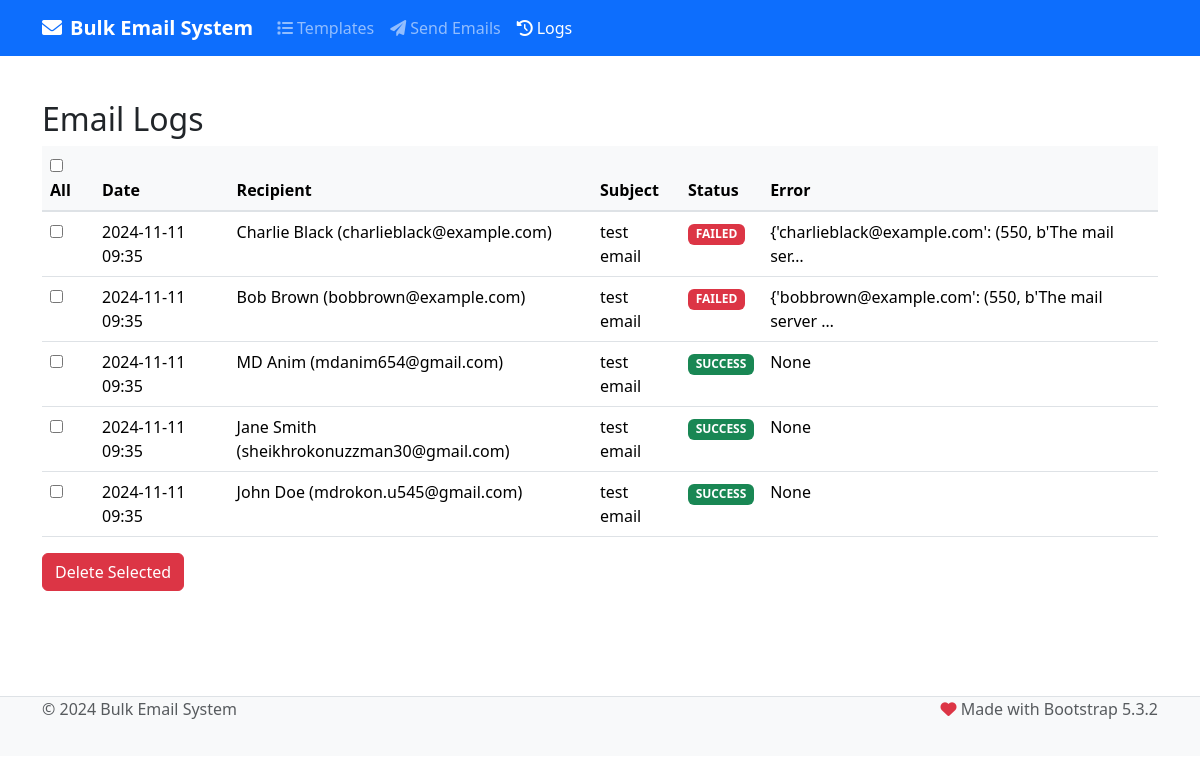
The page /logs/ on the database as committed earlier.
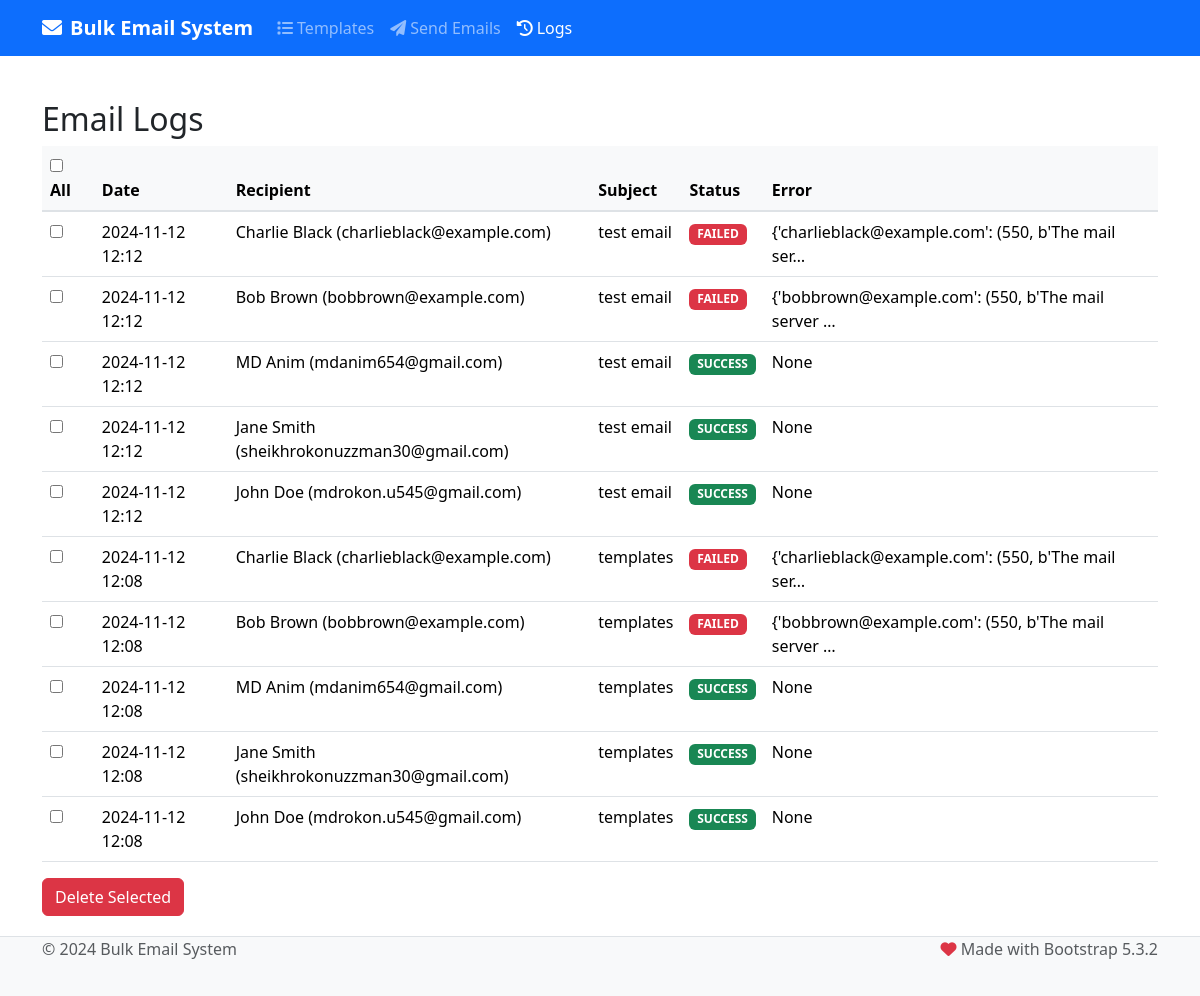
The same page on the database as committed later.
### main/models.py (models this page shows)
class EmailLog(models.Model):
    subject = models.CharField(max_length=200)
    recipient_email = models.EmailField()
    recipient_name = models.CharField(max_length=100)
    body = models.TextField()
    sent_at = models.DateTimeField(auto_now_add=True)
    status = models.CharField(max_length=20, choices=[
        ('SUCCESS', 'Success'),
        ('FAILED', 'Failed')
    ])
    error_message = models.TextField(null=True, blank=True)

### main/views.py (the view)
# urls.py: path('logs/', views.email_logs, name='email_logs'),
def email_logs(request):
    logs = EmailLog.objects.all().order_by('-sent_at')
    return render(request, 'emails/email_logs.html', {'logs': logs})

### main/templates/emails/email_logs.html (shortened to what this page needs)
{% extends 'base.html' %}
{% block content %}
<div class="container mt-4">
    <h2>Email Logs</h2>
    <form method="post" action="{% url 'delete_selected_email_logs' %}">
        <table class="table">
            <thead>
                <tr>
                    <th><input type="checkbox" id="select_all"> All</th>
                    <th>Date</th>
                    <th>Recipient</th>
                    <th>Subject</th>
                    <th>Status</th>
                    <th>Error</th>
                </tr>
            </thead>
            <tbody>
                {% for log in logs %}
                <tr>
                    <td><input type="checkbox" name="log_ids" value="{{ log.id }}"></td>
                    <td>{{ log.sent_at|date:"Y-m-d H:i" }}</td>
                    <td>{{ log.recipient_name }} ({{ log.recipient_email }})</td>
                    <td>{{ log.subject }}</td>
                    <td>
                        <span class="badge {% if log.status == 'SUCCESS' %}bg-success{% else %}bg-danger{% endif %}">
                            {{ log.status }}
                        </span>
                    </td>
                    <td>{{ log.error_message|truncatechars:50 }}</td>
                </tr>
                {% endfor %}
            </tbody>
        </table>
        <button type="submit" class="btn btn-danger">Delete Selected</button>
    </form>
</div>
{% endblock %}

Rows that differ between the two databases and show on the page:
removed EmailLog: sent_at "2024-11-11 09:35", recipient_name "Charlie Black", recipient_email "charlieblack@example.com", subject "test email", status "FAILED", error_message "{'charlieblack@example.com': (550, b'The mail ser…"
removed EmailLog: sent_at "2024-11-11 09:35", recipient_name "Bob Brown", recipient_email "bobbrown@example.com", subject "test email", status "FAILED", error_message "{'bobbrown@example.com': (550, b'The mail server …"
removed EmailLog: sent_at "2024-11-11 09:35", recipient_name "MD Anim", recipient_email "mdanim654@gmail.com", subject "test email", status "SUCCESS", error_message "None"
removed EmailLog: sent_at "2024-11-11 09:35", recipient_name "Jane Smith", recipient_email "sheikhrokonuzzman30@gmail.com", subject "test email", status "SUCCESS", error_message "None"
removed EmailLog: sent_at "2024-11-11 09:35", recipient_name "John Doe", recipient_email "mdrokon.u545@gmail.com", subject "test email", status "SUCCESS", error_message "None"
added EmailLog: sent_at "2024-11-12 12:12", recipient_name "Charlie Black", recipient_email "charlieblack@example.com", subject "test email", status "FAILED", error_message "{'charlieblack@example.com': (550, b'The mail ser…"
added EmailLog: sent_at "2024-11-12 12:12", recipient_name "Bob Brown", recipient_email "bobbrown@example.com", subject "test email", status "FAILED", error_message "{'bobbrown@example.com': (550, b'The mail server …"
added EmailLog: sent_at "2024-11-12 12:12", recipient_name "MD Anim", recipient_email "mdanim654@gmail.com", subject "test email", status "SUCCESS", error_message "None"
added EmailLog: sent_at "2024-11-12 12:12", recipient_name "Jane Smith", recipient_email "sheikhrokonuzzman30@gmail.com", subject "test email", status "SUCCESS", error_message "None"
added EmailLog: sent_at "2024-11-12 12:12", recipient_name "John Doe", recipient_email "mdrokon.u545@gmail.com", subject "test email", status "SUCCESS", error_message "None"
added EmailLog: sent_at "2024-11-12 12:08", recipient_name "Charlie Black", recipient_email "charlieblack@example.com", subject "templates", status "FAILED", error_message "{'charlieblack@example.com': (550, b'The mail ser…"
added EmailLog: sent_at "2024-11-12 12:08", recipient_name "Bob Brown", recipient_email "bobbrown@example.com", subject "templates", status "FAILED", error_message "{'bobbrown@example.com': (550, b'The mail server …"
added EmailLog: sent_at "2024-11-12 12:08", recipient_name "MD Anim", recipient_email "mdanim654@gmail.com", subject "templates", status "SUCCESS", error_message "None"
added EmailLog: sent_at "2024-11-12 12:08", recipient_name "Jane Smith", recipient_email "sheikhrokonuzzman30@gmail.com", subject "templates", status "SUCCESS", error_message "None"
added EmailLog: sent_at "2024-11-12 12:08", recipient_name "John Doe", recipient_email "mdrokon.u545@gmail.com", subject "templates", status "SUCCESS", error_message "None"
